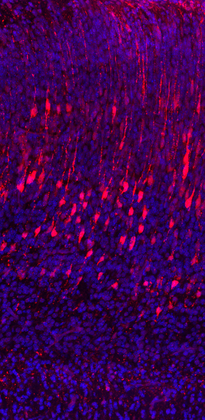
%> input picture imaging_analysis/control1.png, 205 x 420 px, shrunk from 579 x 1187 before the run
$ octave TDA_Custom_Code.m   (GNU Octave 9; MATLAB toolbox functions it lacks are replaced by stand-ins)
%> lines starting %> are read from the running program, lines starting %| are printed output that depends on the picture; in (x1, y1, x2, y2) boxes, pixels count from 0 and x2, y2 are one past the last pixel; in counts of white or black regions, pixels touching at a corner belong together; the program's own positions count from 1
%cd ~/Dropbox/Postdoc_Denis/cortex_gradient_patterns/TDA/cell_detection/
tic;
fileName = {
    'control1.png'
    'control2.png'
    'control3.png'
    'COUP1.png'
    'COUP2.png'
    'COUP3.png'
    'PcdhKD1.png'
    'PcdhKD2.png'
    'PcdhKD3.png'};

%fileName={
%    'control1.png'};

its = 100;
Nfiles=length(fileName);
N_TDA=its;
linS = {'-','--',':'};
MaxSlope=zeros(1,Nfiles);
ConnectedComponents=zeros(Nfiles,N_TDA);
ConnectedComponentsArea=zeros(Nfiles,N_TDA);
CCs_areas = [];
Red=zeros(Nfiles,N_TDA);
max_pos = zeros(1,Nfiles);
max_pos_mm = zeros(1,Nfiles);
num_control = 3;
N0 = zeros(3,1);
N02 = zeros(Nfiles,1);

Control_cells = [];
COUP_cells = [];
Pcdh_cells = [];

storeArea = [];

%% compute average size of initial CCs in the control phenotypes
for FileIndex = 1:num_control
    file = fileName{FileIndex};
    %control1.png COUP1.png PcdhKD1.png
    im=imread(file);
%> im is the input picture: size 420x205x3 uint8; mean R, G, B 63.2, 0.7, 78.3
    threshold=180;
    if FileIndex==4
        threshold=140;
    end
    smooth_radius=4;

    % plot images
    %figure(1);
    %subplot(3,3,FileIndex), imagesc(im);
    %set(gca,'XTick',[], 'YTick', [])

    im=im(:,:,1);
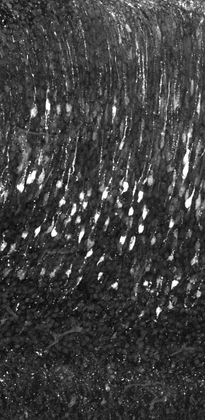
%> im: size 420x205 uint8; min 3, max 255, mean 63.2

    H = fspecial('gaussian',smooth_radius,smooth_radius);
    imsmooth = imfilter(im,H,'replicate');
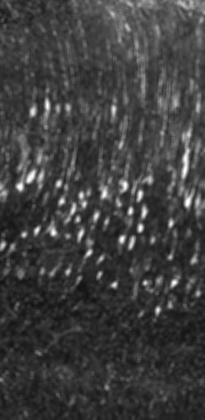
%> imsmooth: size 420x205 uint8; min 18, max 254, mean 63.1
    Imagebin=imsmooth>threshold;
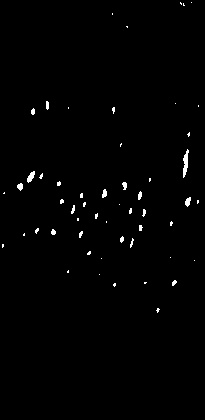
%> Imagebin: size 420x205 logical; 0.91% white; 54 white regions (40 under 20 px), largest, box (x1, y1, x2, y2) and area: (183, 149, 189, 178) 98, (27, 171, 35, 183) 54, (185, 197, 191, 207) 40
    Imagebin=imclose(imopen(Imagebin,strel('disk',4)),strel('disk',4));
%> Imagebin: size 420x205 logical; every value is 0
    CC = bwconncomp(Imagebin);
%> CC = 0 connected components

    A = regionprops(CC,'Area');
%> A = 0 regions
    %figure(1);
    %subplot(1,3,FileIndex), histogram(vertcat(A.Area),5+ceil(sqrt(length(vertcat(A.Area)))));
    storeArea = [storeArea vertcat(A.Area)'];
%> storeArea = []
end
%> pass 2 of the loop `for FileIndex = 1:num_control`:
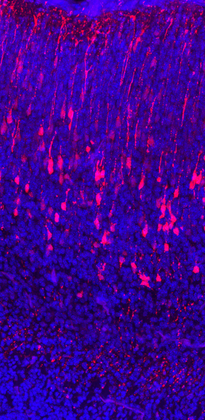
%> input picture imaging_analysis/control2.png, 205 x 420 px, shrunk from 579 x 1187 before the run
%> im is the input picture: size 420x205x3 uint8; mean R, G, B 63, 0.8, 141.3
%> im: size 420x205 uint8
%> `Imagebin=imclose(imopen(Imagebin,strel('disk',4)),strel('disk',4));`:
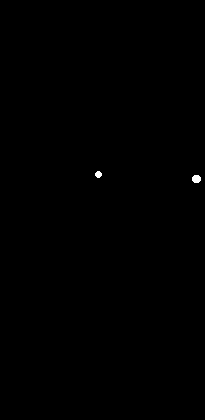
%> Imagebin: size 420x205 logical; 0.11% white; 2 white regions, box (x1, y1, x2, y2) and area: (192, 175, 201, 183) 60, (95, 171, 102, 178) 37
%> `CC = bwconncomp(Imagebin);`: CC = 2 connected components
%> `A = regionprops(CC,'Area');`: A = 2 regions; Area: 60, 37
%> storeArea = [37 60]
%> pass 3 of the loop `for FileIndex = 1:num_control`:
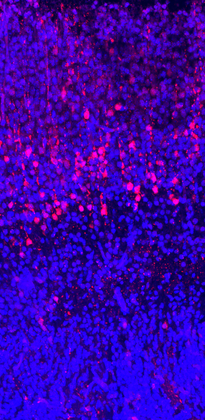
%> input picture imaging_analysis/control3.png, 205 x 420 px, shrunk from 579 x 1187 before the run
%> im is the input picture: size 420x205x3 uint8; mean R, G, B 57.7, 0.9, 165.7
%> im: size 420x205 uint8
%> `imsmooth = imfilter(im,H,'replicate');`:
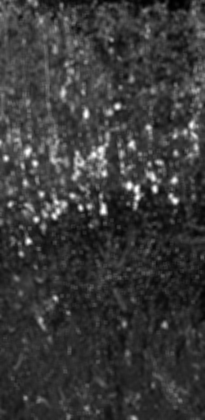
%> imsmooth: size 420x205 uint8; min 0, max 254, mean 57.7
%> `Imagebin=imsmooth>threshold;`:
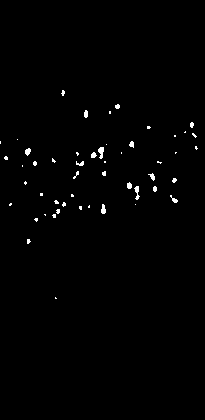
%> Imagebin: size 420x205 logical; 0.85% white; 51 white regions (38 under 20 px), largest, box (x1, y1, x2, y2) and area: (98, 147, 104, 159) 48, (134, 186, 140, 200) 43, (101, 204, 106, 214) 37
%> `CC = bwconncomp(Imagebin);`: CC = 0 connected components
%> `A = regionprops(CC,'Area');`: A = 0 regions
a_bar = median(storeArea); % median or average pixels per CC in WT cortices
%> a_bar = 48.5
r = sqrt(a_bar/pi); % average cell radius assuming circular cells
%> r = 3.93
%% thickening of CCs
for FileIndex= 1:9
    file = fileName{FileIndex};
    %control1.png COUP1.png PcdhKD1.png
    im=imread(file);
    threshold=180;
    if FileIndex==4
        threshold=140;
    end
    smooth_radius=4;

    % plot images
    %figure(1);
    %subplot(3,3,FileIndex), imagesc(im);
    %set(gca,'XTick',[], 'YTick', [])

    im=im(:,:,1);

    H = fspecial('gaussian',smooth_radius,smooth_radius);
    imsmooth = imfilter(im,H,'replicate');
    Imagebin=imsmooth>threshold;
    Imagebin=imclose(imopen(Imagebin,strel('disk',4)),strel('disk',4));

    % [9 lines of commented-out code are left out]
    for radius = 0:its
        if radius == 0
            Dilated_Image = Imagebin;
            CC = bwconncomp(Dilated_Image);
            S = regionprops(CC,'Centroid');
            ImNaN=double(Dilated_Image).*double(im);
            ImNaN(Dilated_Image==0)=NaN;
            A = regionprops(CC,'Area');
            STD(FileIndex ,radius+1)=nanstd(ImNaN(:));%/sum(vertcat(A.Area));
            ImNaN=double(1-Dilated_Image).*double(im);
            ImNaN(Dilated_Image==1)=NaN;
            % [7 lines of commented-out code are left out]
            CCs_areas = vertcat(A.Area); % number of cells per CC
            N02(FileIndex) = sum(CCs_areas);
            if FileIndex < 4
                Control_cells = [Control_cells CCs_areas'/a_bar];
                N0(1) = N0(1) + sum(CCs_areas);
            elseif FileIndex < 7
                COUP_cells = [COUP_cells CCs_areas'/a_bar];
                N0(2) = N0(2) + sum(CCs_areas);
            else
                Pcdh_cells = [Pcdh_cells CCs_areas'/a_bar];
                N0(3) = N0(3) + sum(CCs_areas);
            end
            %subplot(3,3,FileIndex), histogram(CCs_adjusted,3+ceil(sqrt(length(CCs_adjusted))));
            %title('Cells per CC');
            ConnectedComponents(FileIndex,radius+1) = length(S);
            ConnectedComponentsArea(FileIndex,radius+1) = sum(CCs_areas);
            Red(FileIndex,radius+1)=sum(Dilated_Image(:));
        else
            DD=strel('disk',radius);
            Dilated_Image=imdilate(Imagebin,DD);
            %         imagesc(Dilated_Image);
            %         colormap(gray);
            CC = bwconncomp(Dilated_Image);
            S = regionprops(CC,'Centroid');

            ImNaN=double(Dilated_Image).*double(im);
            ImNaN(Dilated_Image==0)=NaN;
            A = regionprops(CC,'Area');
            STD(FileIndex ,radius+1)=nanstd(ImNaN(:));%/sum(vertcat(A.Area));
            ImNaN=double(1-Dilated_Image).*double(im);
            ImNaN(Dilated_Image==1)=NaN;
            % [5 lines of commented-out code are left out]
            CCs_areas = vertcat(A.Area);
            ConnectedComponents(FileIndex, radius+1) = length(S);
            ConnectedComponentsArea(FileIndex,radius+1) = sum(CCs_areas);
            Red(FileIndex,radius+1) = sum(Dilated_Image(:));
        end
    end
%> after the loop, DD = {Dimensionality 2}; N0 = [0; 0; 0]; N02 = [0; 0; 0; 0; 0; 0; 0; 0; 0]

% [26 lines of commented-out code are left out]
end
%> pass 2 of the loop `for FileIndex= 1:9`:
%> the loop `for radius = 0:its` made 101 passes
%> (CC, S, A, CCs_areas) on passes 47 to 52: (1 connected component, {Centroid [130.5 176.7]}, {Area 12105}, 12105), (1 connected component, {Centroid [130.2 176.7]}, {Area 12532}, 12532), (1 connected component, {Centroid [129.9 176.7]}, {Area 12994}, 12994), (1 connected component, {Centroid [129.6 176.7]}, {Area 13429}, 13429), (1 connected component, {Centroid [129.3 176.7]}, {Area 13868}, 13868), (1 connected component, {Centroid [128.9 176.7]}, {Area 14299}, 14299)
%> after the loop `for radius = 0:its`:
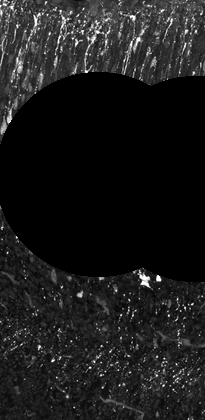
%> ImNaN: size 420x205 double; 43.6% of the values are NaN or infinite; the others: min 11, max 255, mean 58.43; drawn with min black, max white, NaN and infinite black
%> after the loop `for radius = 0:its`: A = 1 region; Area: 37543; CCs_areas = 37543; N0 = [97; 0; 0]; N02 = [0; 97; 0; 0; 0; 0; 0; 0; 0]; S = 1 region; Centroid: [110.4 176.4]; STD = 101 columns, first 8: [NaN NaN NaN NaN NaN NaN NaN NaN; 27.01 54.05 69.06 73.11 78.21 82.1 82.81 81.67]
%> pass 3 of the loop `for FileIndex= 1:9`:
%> the loop `for radius = 0:its` made 101 passes
%> Control_cells on pass 1: [0.763 1.24]
%> after the loop `for radius = 0:its`: STD = 101 columns, first 8: [NaN NaN NaN NaN NaN NaN NaN NaN; 27.01 54.05 69.06 73.11 78.21 82.1 82.81 81.67; NaN NaN NaN NaN NaN NaN NaN NaN]
%> (the run ends here)
